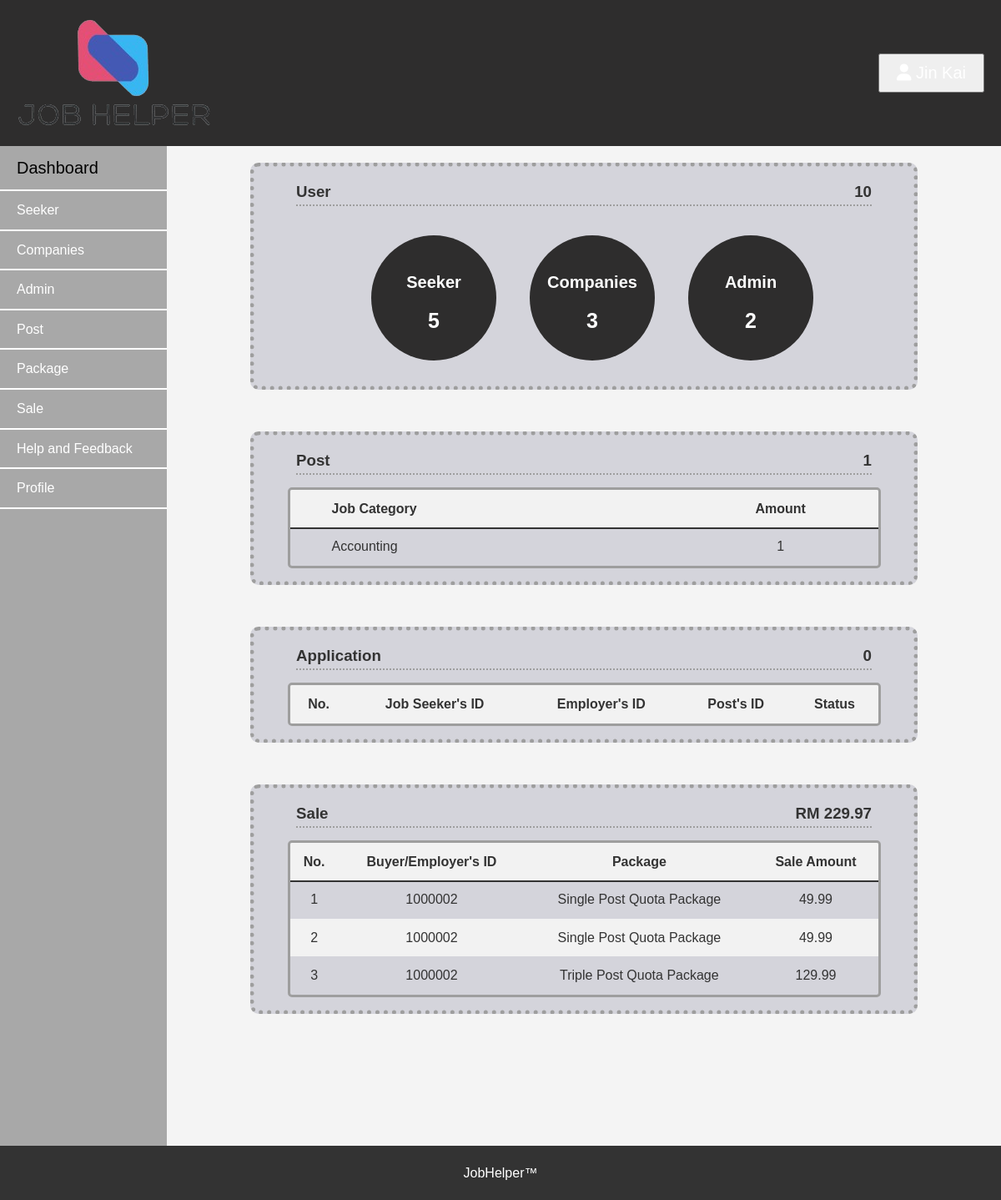
/Admin/Adashboard.php (signed in), run on the app's committed database.
### tables this page shows
CREATE TABLE `sale` 
   (
        `sale_id` int(11) PRIMARY KEY NOT NULL AUTO_INCREMENT,
        `purchase_amount` decimal(10,2) NOT NULL,
        `purchase_time` datetime NOT NULL DEFAULT current_timestamp(),
        `payment_status` varchar(10) NOT NULL,
        `employer_id` int(11) NOT NULL,
        `package_id` int(6) NOT NULL,
        `bank` varchar(100) DEFAULT NULL,
        `card_name` varchar(200) DEFAULT NULL,
        `card_number` int(11) DEFAULT NULL,
        `card_expire_year` int(11) DEFAULT NULL,
        `card_expire_month` int(11) DEFAULT NULL,
        `card_cvv` int(11) DEFAULT NULL
   );

CREATE TABLE package 
  (
        `package_id` int AUTO_INCREMENT PRIMARY KEY NOT NULL,
        `package_name` varchar(255) NOT NULL,
        `package_price` decimal(10, 2) NOT NULL,
        `package_description` TEXT,
        `package_post_quota` int(10) NOT NULL,
        `package_sale_status` tinyint(1) 
  );

### Admin/Adashboard.php (the view, shortened to what this page needs)
<?php
    include("../Admin/Asession.php");
?>
<!DOCTYPE html>
<html lang="en">
<head>
    <link rel="stylesheet" href="Adashboard.css">
    <link rel="stylesheet" href="https://cdnjs.cloudflare.com/ajax/libs/font-awesome/6.0.0-beta3/css/all.min.css">
</head>
<body>
    <header class="header">
        <img src="../general_image/jobhelper_logo.png" class="logo">
        <div>
            <button class="AdminAcc" onclick="displaybar()">
                <?php
                    $id = $_SESSION['id'];
                    $result = mysqli_query($connect,"SELECT * FROM admin where admin_id='$id'");
                    if($result)
                    {
                        $row = mysqli_fetch_assoc($result);
                        $fname = $row["admin_fname"];
                    }
                ?>
                <i class="fa-solid fa-user"></i><?php echo"   $fname"; ?>
            </button>
        </div>
    </header>
    <div class="container">
        <aside>
            <nav class="Menu">
                <ul>
                    <li><a href="Adashboard.php" id="now">Dashboard</a></li>
                    <li><a href="Aseekermanagement.php">Seeker</a></li>
                    <li><a href="Acompanymanagement.php">Companies</a></li>
                    <li><a href="Aadminmanagement.php">Admin</a></li>
                    <li><a href="Apost.php">Post</a></li>
                    <li><a href="Apackage.php">Package</a></li>
                    <li><a href="Asale.php">Sale</a></li>
                    <li><a href="Ahelp.php">Help and Feedback</a></li>
                    <li><a href="Aprofile.php">Profile</a></li>
                </ul>
            </nav>
        </aside>
        <main>
        <?php
            $result = mysqli_query($connect,"SELECT count(*) AS total_seeker FROM jobseeker");
            if($result)
            {
                $row = mysqli_fetch_assoc($result);
                $total_seeker = $row["total_seeker"];
            }
        ?>
        <?php
            $result = mysqli_query($connect,"SELECT count(*) AS total_employer FROM employer");
            if($result)
            {
                $row = mysqli_fetch_assoc($result);
                $total_employer = $row["total_employer"];
            }
        ?>
        <?php
        $result = mysqli_query($connect,"SELECT count(*) AS total_admin FROM admin");
        if($result)
        {
            $row = mysqli_fetch_assoc($result);
            $total_admin = $row["total_admin"];
        }
        ?>
            <div class="Acontainer">
                <div class="Aheader">
                    <div>
                        <h3>User</h3>
                    </div>
                    <div class="amount">
                        <h3>
                            <?php echo $total_seeker+$total_admin+$total_employer?>
                        </h3>
                    </div>
                </div>
                <div class="Bcontainer">
                    <div class="Ccontainer">
                            <h4>Seeker</h4>
                            <h5>
                                <?php echo $total_seeker?>
                            </h5>
                    </div>
                    <div class="Ccontainer">
                        <h4>Companies</h4>
                        <h5>
                            <?php echo $total_employer?>
                        </h5>
                    </div>
                    <div class="Ccontainer">
                        <h4>Admin</h4>
                        <h5>
                            <?php echo $total_admin?>
                        </h5>
                    </div>
                </div>
            </div>
            <?php
                $result = mysqli_query($connect,"SELECT count(*) AS total_post FROM post");
                if($result)
                {
                    $row = mysqli_fetch_assoc($result);
                    $total_post = $row["total_post"];
                }
            ?>
            <div class="Apost">
                <div class="postheader">
                    <div>
                        <h3>Post</h3>
                    </div>
                    <div class="amount">
                        <h3>
                            <?php
                                echo $total_post
                            ?>
                        </h3>
                    </div>
                </div>
                <div class="Bpost">
                    <table>
                        <thead>
                            <tr>
                                <th class="category">Job Category</th>
                                <th>Amount</th>
                            </tr>
                        </thead>
                        <tbody>
                            <?php
                                $result = mysqli_query($connect, "SELECT category, COUNT(*) as num FROM post GROUP BY category");
                                while($row = mysqli_fetch_assoc($result))
                                {
                            ?>
                                <tr>
                                    <td class="category"><?php echo $row["category"] ?></td>
                                    <td><?php echo $row["num"] ?></td>
                                </tr>
                            <?php
                                }
                            ?>
                        </tbody>
                    </table>
                </div>
            </div>
            <?php
                $result = mysqli_query($connect,"SELECT count(*) AS total_apply FROM applications");
                if($result)
                {
                    $row = mysqli_fetch_assoc($result);
                    $total_apply = $row["total_apply"];
                }
            ?>
            <div class="Apost">
                <div class="postheader">
                    <div>
                        <h3>Application</h3>
                    </div>
                    <div class="amount">
                        <h3>
                            <?php
                                echo $total_apply
                            ?>
                        </h3>
                    </div>
                </div>
                <div class="Bpost">
                    <table>
                        <thead>
                            <tr>
                                <th>No.</th>
                                <th>Job Seeker's ID</th>
                                <th>Employer's ID</th>
                                <th>Post's ID</th>
                                <th>Status</th>
                            </tr>
                        </thead>
                    </table>
                </div>
            </div>
            <?php
                $result = mysqli_query($connect,"SELECT SUM(purchase_amount) AS total_sale FROM sale");
                if($result)
                {
                    $row = mysqli_fetch_assoc($result);
                    $total_sale = $row["total_sale"];
                }
            ?>
            <div class="Apost">
                <div class="postheader">
                    <div>
                        <h3>Sale</h3>
                    </div>
                    <div class="amount">
                        <h3>
                            RM
                            <?php
                                echo $total_sale
                            ?>
                        </h3>
                    </div>
                </div>
                <div class="Bpost">
                    <table>
                        <thead>
                            <tr>
                                <th>No.</th>
                                <th>Buyer/Employer's ID</th>
                                <th>Package</th>
                                <th>Sale Amount</th>
                            </tr>
                        </thead>
                        <tbody>
                            <?php
                                $i=1;
                                $result = mysqli_query($connect, "SELECT * FROM sale");
                                while($row = mysqli_fetch_assoc($result))
                                {
                                    $packageid = $row["package_id"];
                                    if(isset($packageid))
                                    {
                                        $sresult = mysqli_query($connect, "SELECT * FROM package WHERE package_id = $packageid");
                                        $srow = mysqli_fetch_assoc($sresult);
                                        $packagename= $srow["package_name"];
                                    }
                            ?>
                                <tr>
                                    <td><?php echo $i ?></td>
                                    <td><?php echo $row["employer_id"] ?></td>
                                    <td><?php echo $packagename     ?></td>
                                    <td><?php echo $row["purchase_amount"] ?></td>
                                </tr>
                            <?php
                                    $i++;
                                }
                            ?>
                        </tbody>
                    </table>
                </div>
            </div>
        </main>
    </div>
    <footer>
        <p>JobHelper&trade;</p>
    </footer>
</body>
</html>

### Admin/Adashboard.css (style rules this page uses)
* { margin: 0; padding: 0; box-sizing: border-box; }
body { font-family: Arial, sans-serif; background-color: #f4f4f4; color: #333; line-height: 1.6; }
.header { display: flex; justify-content: space-between; align-items: center; background-color: #2e2d2d; color: #fff; padding: 20px; }
.AdminAcc { color: white; padding: 10px 20px; text-align: center; text-decoration: none; font-size: 20px; margin-left: 20px; cursor: pointer; }
.container { display: flex; }
aside { width: 200px; background-color: #a8a8a8; color: #fff; }
aside nav ul { list-style-type: none; }
aside nav ul li { padding: 10px 20px; border: #fff; border-bottom: 2px solid ; }
aside nav ul li a#now { color: black; font-size: 20px; }
aside nav ul li a { color: #fff; text-decoration: none; }
main { flex: 1; height: 90vh; overflow-y: auto; }
footer { background-color: #333; color: #fff; padding: 20px; text-align: center; margin-top: auto; }
.Acontainer { border: #9e9e9e solid 2px; margin: 20px; border-style: dotted; border-width: thick; border-radius: 10px; margin-left: 100px; margin-right: 100px; width: auto; margin-bottom: 50px; background-color: #d4d4db; }
.Aheader { display: flex; margin: 15px; justify-content: space-between; border-bottom: dotted 2px #9e9e9e; margin-left: 50px; margin-right: 50px; }
.Bcontainer { margin: 10px; justify-content: center; display: flex; width: 100%; }
.Ccontainer { border-radius: 50%; background-color: #ccc; width: 150px; height: 150px; text-align: center; margin: 20PX; color: white; background-color: #2e2d2d; font-size: 15px; }
h4 { margin-top: 40px; font-size: 20px; margin-bottom: 10px; }
h5 { font-size: 25px; }
.Apost { border: #9e9e9e solid 2px; margin: 20px; border-style: dotted; border-width: thick; border-radius: 10px; margin-left: 100px; margin-right: 100px; width: auto; margin-bottom: 50px; background-color: #d4d4db; }
.postheader { display: flex; margin: 15px; justify-content: space-between; border-bottom: dotted 2px #9e9e9e; margin-left: 50px; margin-right: 50px; }
.Bpost { width: 90%; margin: auto; border: #9e9e9e solid 3px; border-radius: 5px; margin-bottom: 15px; max-height : 40vh; overflow-y: auto; }
table { width: 100%; border-collapse: collapse; }
thead { position: sticky; top: 0; }
thead::after { border-bottom: solid 2px; content: ''; position: absolute; left: 0; right: 0; }
th, td { padding: 10px; text-align: center; }
th { background-color: #f2f2f2; }
tr:nth-child(even) { background-color: #f2f2f2; }
.category { text-align: left; padding-left: 50px; }

### data on the page
sale: employer "1000002", package.package_name "Single Post Quota Package", purchase_amount "49.99"
sale: employer "1000002", package.package_name "Single Post Quota Package", purchase_amount "49.99"
sale: employer "1000002", package.package_name "Triple Post Quota Package", purchase_amount "129.99"

### other printed values
$total_seeker+$total_admin+$total_employer "10"
$total_seeker "5"
$total_employer "3"
$total_admin "2"
$total_post "1"
$row["category"] "Accounting"
$row["num"] "1"
$total_apply "0"
$total_sale "229.97"
